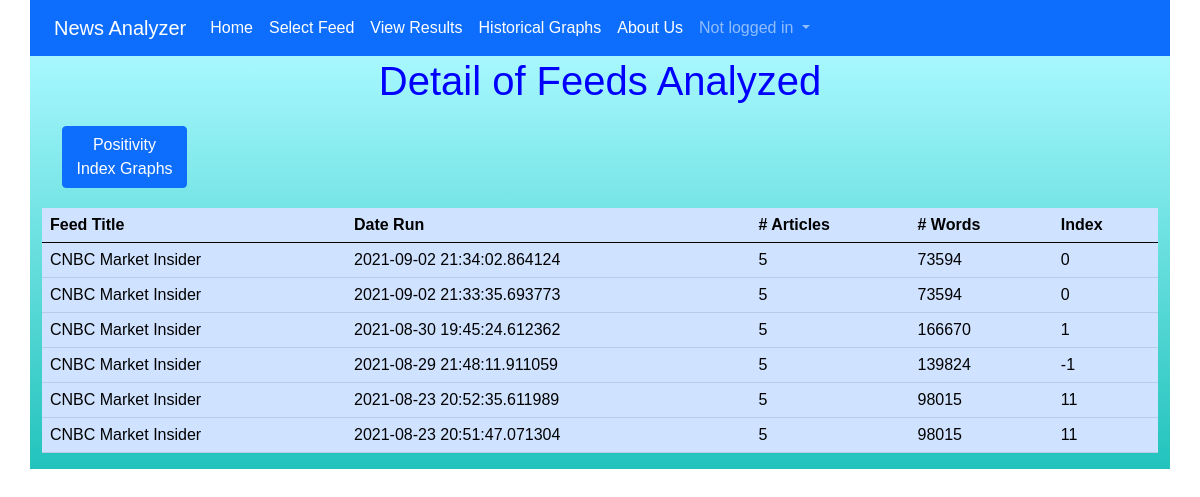
/newsanalyzer/feed_history/, run on an earlier commit of the app's database.
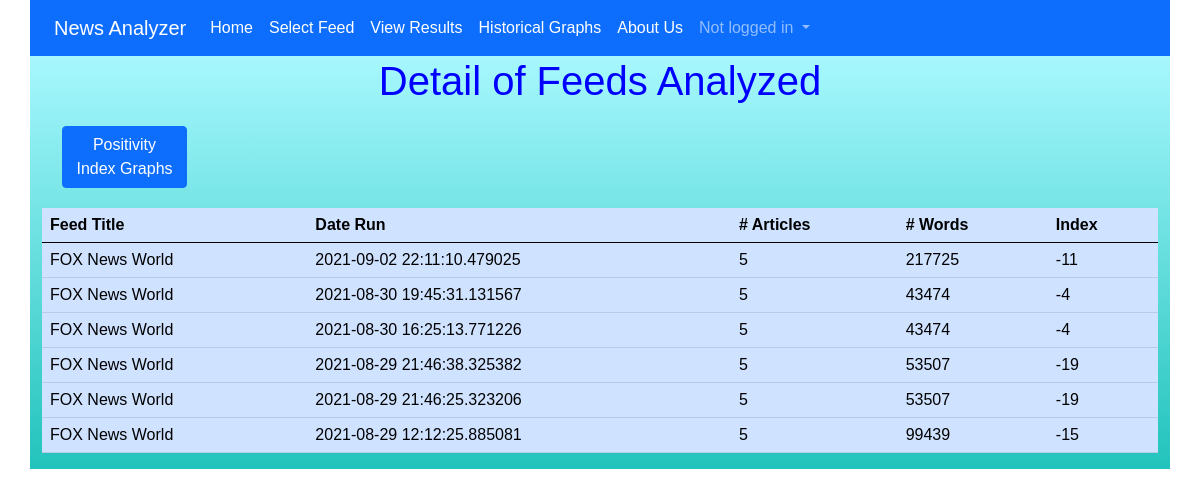
And on a later commit of the database.
### newsanalyzer/models.py (models this page shows, shortened)
class Single_history(models.Model):
    title = models.CharField(max_length=255, null=True)
    date = models.CharField(max_length=255, null=True)
    word_count = models.IntegerField(null=True)
    positivity_index = models.IntegerField(null=True)
    num_articles = models.IntegerField(null=True)

### newsanalyzer/views.py (the view)
# urls.py: path('feed_history/', FeedHistoryView.as_view(), name='feed_history'),
class FeedHistoryView(ListView):
    model = Single_history
    template_name = 'single_feed_history.html'

### templates/single_feed_history.html (shortened to what this page needs)
{% extends 'base.html' %}
{% block content %}
   <div class="container main-body">
      <h1>Detail of Feeds Analyzed</h1>
      <div class="sort-buttons">
        <button class="btn btn-primary plotter" name="plotter" type='submit' onclick="location.href='{% url "history_plotter" %}'">Positivity Index Graphs</button>
      </div>
        <div class="table-responsive">
         <table class="table table-primary">
            <thead>
              <tr>
                <th scope="col">Feed Title</th>
                <th scope="col">Date Run</th>
                <th scope="col"># Articles</th>
                <th scope="col"># Words</th>
                <th scope="col">Index</th>
              </tr>
            </thead>
            <tbody>
                {% for history in object_list|dictsortreversed:'date' %}
              <tr>
                <td>{{ history.title }}</td>
                <td>{{ history.date }}</td>
                <td>{{ history.num_articles }}</td>
                <td>{{ history.word_count }}</td>
                <td>{{ history.positivity_index }}</td>
              </tr>
              {% endfor %}
            </tbody>
          </table>
        </div>
   </div>
{% endblock content %}

What changed in the data, as far as the page shows it:
removed Single_history: title "CNBC Market Insider", date "2021-09-02 21:34:02.864124", num_articles "5", word_count "73594", positivity_index "0"
removed Single_history: title "CNBC Market Insider", date "2021-09-02 21:33:35.693773", num_articles "5", word_count "73594", positivity_index "0"
removed Single_history: title "CNBC Market Insider", date "2021-08-30 19:45:24.612362", num_articles "5", word_count "166670", positivity_index "1"
removed Single_history: title "CNBC Market Insider", date "2021-08-29 21:48:11.911059", num_articles "5", word_count "139824", positivity_index "-1"
removed Single_history: title "CNBC Market Insider", date "2021-08-23 20:52:35.611989", num_articles "5", word_count "98015", positivity_index "11"
removed Single_history: title "CNBC Market Insider", date "2021-08-23 20:51:47.071304", num_articles "5", word_count "98015", positivity_index "11"
added Single_history: title "FOX News World", date "2021-09-02 22:11:10.479025", num_articles "5", word_count "217725", positivity_index "-11"
added Single_history: title "FOX News World", date "2021-08-30 19:45:31.131567", num_articles "5", word_count "43474", positivity_index "-4"
added Single_history: title "FOX News World", date "2021-08-30 16:25:13.771226", num_articles "5", word_count "43474", positivity_index "-4"
added Single_history: title "FOX News World", date "2021-08-29 21:46:38.325382", num_articles "5", word_count "53507", positivity_index "-19"
added Single_history: title "FOX News World", date "2021-08-29 21:46:25.323206", num_articles "5", word_count "53507", positivity_index "-19"
added Single_history: title "FOX News World", date "2021-08-29 12:12:25.885081", num_articles "5", word_count "99439", positivity_index "-15"
